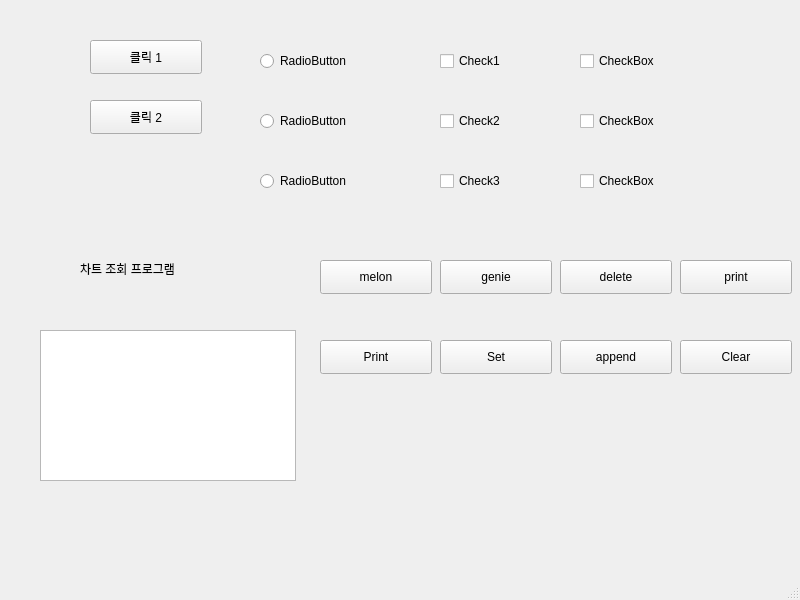
<?xml version="1.0" encoding="UTF-8"?>
<ui version="4.0">
 <class>MainWindow</class>
 <widget class="QMainWindow" name="MainWindow">
  <property name="geometry">
   <rect>
    <x>0</x>
    <y>0</y>
    <width>800</width>
    <height>600</height>
   </rect>
  </property>
  <property name="windowTitle">
   <string>MainWindow</string>
  </property>
  <widget class="QWidget" name="centralwidget">
   <widget class="QPushButton" name="pushButton_1">
    <property name="geometry">
     <rect>
      <x>90</x>
      <y>40</y>
      <width>112</width>
      <height>34</height>
     </rect>
    </property>
    <property name="text">
     <string>클릭 1</string>
    </property>
   </widget>
   <widget class="QPushButton" name="pushButton_2">
    <property name="geometry">
     <rect>
      <x>90</x>
      <y>100</y>
      <width>112</width>
      <height>34</height>
     </rect>
    </property>
    <property name="text">
     <string>클릭 2</string>
    </property>
   </widget>
   <widget class="QRadioButton" name="radioButton_1">
    <property name="geometry">
     <rect>
      <x>260</x>
      <y>50</y>
      <width>130</width>
      <height>22</height>
     </rect>
    </property>
    <property name="text">
     <string>RadioButton</string>
    </property>
   </widget>
   <widget class="QRadioButton" name="radioButton_2">
    <property name="geometry">
     <rect>
      <x>260</x>
      <y>110</y>
      <width>130</width>
      <height>22</height>
     </rect>
    </property>
    <property name="text">
     <string>RadioButton</string>
    </property>
   </widget>
   <widget class="QRadioButton" name="radioButton_3">
    <property name="geometry">
     <rect>
      <x>260</x>
      <y>170</y>
      <width>130</width>
      <height>22</height>
     </rect>
    </property>
    <property name="text">
     <string>RadioButton</string>
    </property>
   </widget>
   <widget class="QCheckBox" name="check1">
    <property name="geometry">
     <rect>
      <x>440</x>
      <y>50</y>
      <width>116</width>
      <height>22</height>
     </rect>
    </property>
    <property name="text">
     <string>Check1</string>
    </property>
   </widget>
   <widget class="QCheckBox" name="check2">
    <property name="geometry">
     <rect>
      <x>440</x>
      <y>110</y>
      <width>116</width>
      <height>22</height>
     </rect>
    </property>
    <property name="text">
     <string>Check2</string>
    </property>
   </widget>
   <widget class="QCheckBox" name="check3">
    <property name="geometry">
     <rect>
      <x>440</x>
      <y>170</y>
      <width>116</width>
      <height>22</height>
     </rect>
    </property>
    <property name="text">
     <string>Check3</string>
    </property>
   </widget>
   <widget class="QCheckBox" name="checkBox1">
    <property name="geometry">
     <rect>
      <x>580</x>
      <y>50</y>
      <width>116</width>
      <height>22</height>
     </rect>
    </property>
    <property name="text">
     <string>CheckBox</string>
    </property>
   </widget>
   <widget class="QCheckBox" name="checkBox2">
    <property name="geometry">
     <rect>
      <x>580</x>
      <y>110</y>
      <width>116</width>
      <height>22</height>
     </rect>
    </property>
    <property name="text">
     <string>CheckBox</string>
    </property>
   </widget>
   <widget class="QCheckBox" name="checkBox3">
    <property name="geometry">
     <rect>
      <x>580</x>
      <y>170</y>
      <width>116</width>
      <height>22</height>
     </rect>
    </property>
    <property name="text">
     <string>CheckBox</string>
    </property>
   </widget>
   <widget class="QLabel" name="label">
    <property name="geometry">
     <rect>
      <x>80</x>
      <y>260</y>
      <width>201</width>
      <height>18</height>
     </rect>
    </property>
    <property name="text">
     <string>차트 조회 프로그램</string>
    </property>
   </widget>
   <widget class="QPushButton" name="melonButton">
    <property name="geometry">
     <rect>
      <x>320</x>
      <y>260</y>
      <width>112</width>
      <height>34</height>
     </rect>
    </property>
    <property name="text">
     <string>melon</string>
    </property>
   </widget>
   <widget class="QPushButton" name="genieButton">
    <property name="geometry">
     <rect>
      <x>440</x>
      <y>260</y>
      <width>112</width>
      <height>34</height>
     </rect>
    </property>
    <property name="text">
     <string>genie</string>
    </property>
   </widget>
   <widget class="QPushButton" name="printButton">
    <property name="geometry">
     <rect>
      <x>680</x>
      <y>260</y>
      <width>112</width>
      <height>34</height>
     </rect>
    </property>
    <property name="text">
     <string>print</string>
    </property>
   </widget>
   <widget class="QPushButton" name="deleteButton">
    <property name="geometry">
     <rect>
      <x>560</x>
      <y>260</y>
      <width>112</width>
      <height>34</height>
     </rect>
    </property>
    <property name="text">
     <string>delete</string>
    </property>
   </widget>
   <widget class="QTextBrowser" name="textBrowser">
    <property name="geometry">
     <rect>
      <x>40</x>
      <y>330</y>
      <width>256</width>
      <height>151</height>
     </rect>
    </property>
   </widget>
   <widget class="QPushButton" name="settextButton">
    <property name="geometry">
     <rect>
      <x>440</x>
      <y>340</y>
      <width>112</width>
      <height>34</height>
     </rect>
    </property>
    <property name="text">
     <string>Set</string>
    </property>
   </widget>
   <widget class="QPushButton" name="clearButton">
    <property name="geometry">
     <rect>
      <x>680</x>
      <y>340</y>
      <width>112</width>
      <height>34</height>
     </rect>
    </property>
    <property name="text">
     <string>Clear</string>
    </property>
   </widget>
   <widget class="QPushButton" name="appendButton">
    <property name="geometry">
     <rect>
      <x>560</x>
      <y>340</y>
      <width>112</width>
      <height>34</height>
     </rect>
    </property>
    <property name="text">
     <string>append</string>
    </property>
   </widget>
   <widget class="QPushButton" name="printbrowerButton">
    <property name="geometry">
     <rect>
      <x>320</x>
      <y>340</y>
      <width>112</width>
      <height>34</height>
     </rect>
    </property>
    <property name="text">
     <string>Print</string>
    </property>
   </widget>
  </widget>
  <widget class="QMenuBar" name="menubar">
   <property name="geometry">
    <rect>
     <x>0</x>
     <y>0</y>
     <width>800</width>
     <height>31</height>
    </rect>
   </property>
  </widget>
  <widget class="QStatusBar" name="statusbar"/>
 </widget>
 <resources/>
 <connections/>
</ui>
